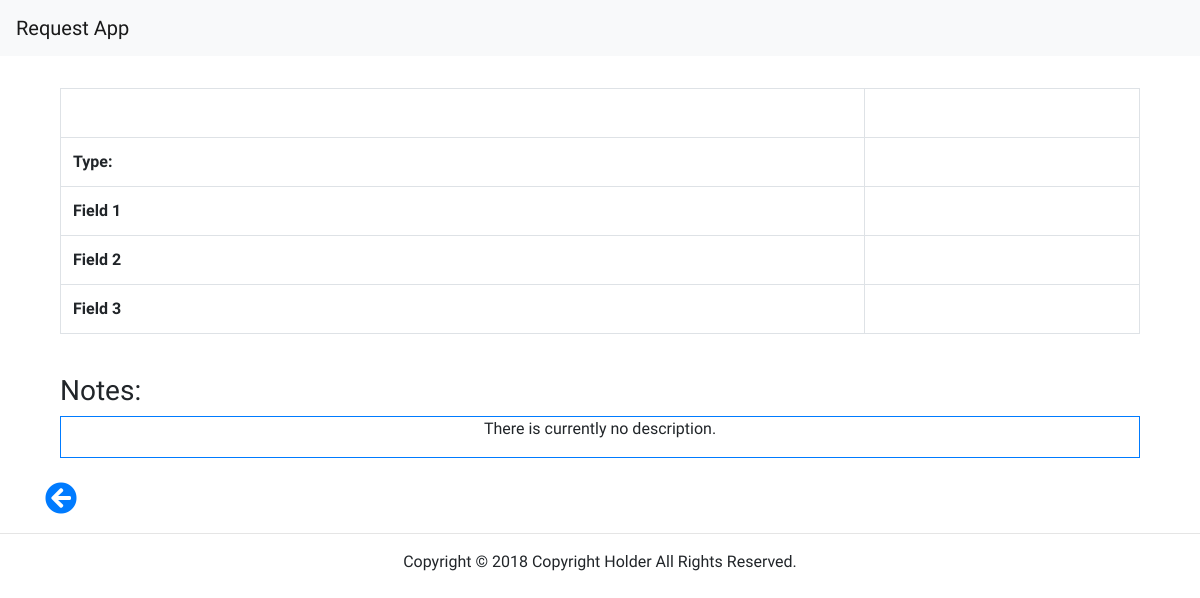
Page /crud/view.php?id=16 on the earlier database version.
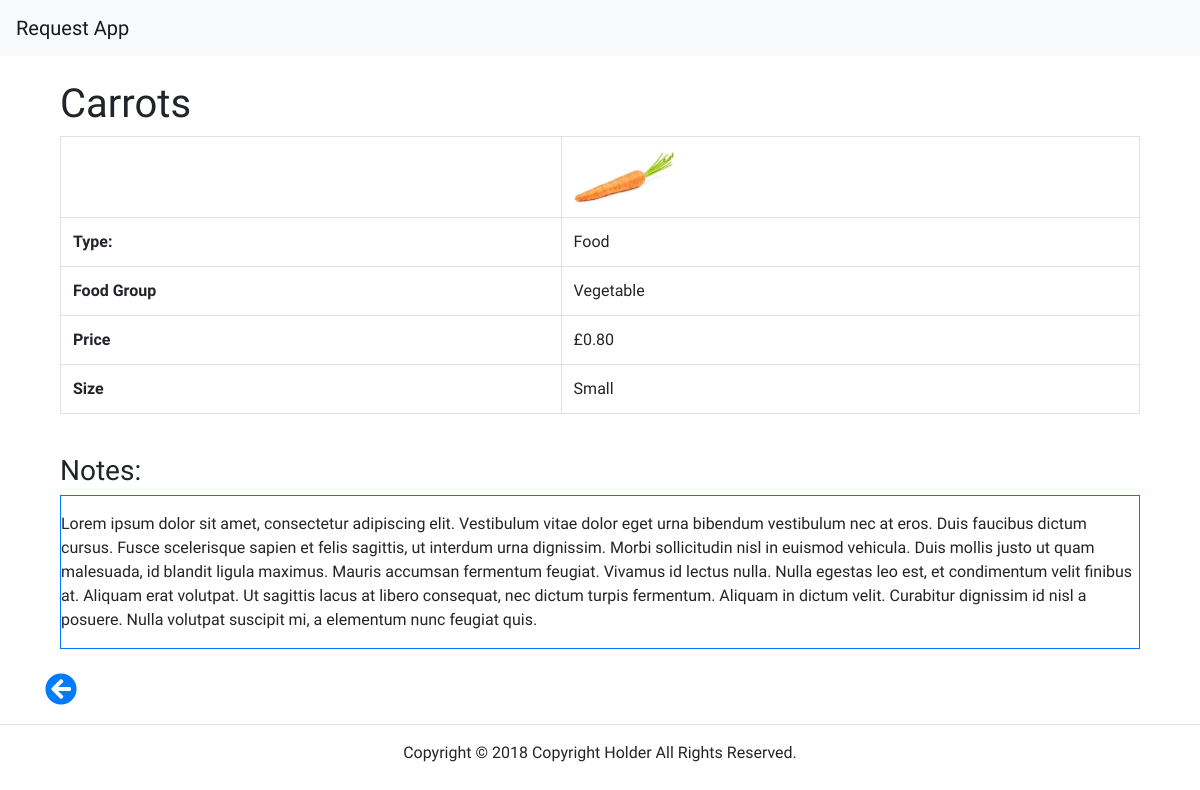
Same page on the later database version.
### tables this page shows
CREATE TABLE `items` (
  `item_id` int(11) NOT NULL COMMENT 'ID of the Item',
  `item_name` varchar(50) DEFAULT NULL COMMENT 'Name of the Item',
  `item_type` varchar(50) DEFAULT NULL COMMENT 'Type of the Item',
  `item_image` varchar(50) DEFAULT NULL COMMENT 'Item Image Path',
  `item_active` tinyint(1) NOT NULL DEFAULT '1' COMMENT 'Wether the item is active or not.',
  `item_notes` text COMMENT 'Item Notes',
  `item_price` float DEFAULT NULL COMMENT 'Item Price',
  `item_schema` int(11) DEFAULT NULL COMMENT 'Item field schema',
  `item_f1` varchar(255) DEFAULT NULL COMMENT 'Field 1',
  `item_f2` varchar(255) DEFAULT NULL COMMENT 'Field 2',
  `item_f3` varchar(255) DEFAULT NULL COMMENT 'Field 3'
);

CREATE TABLE `types` (
  `type_id` int(11) NOT NULL COMMENT 'The ID of the Type',
  `type_name` varchar(50) NOT NULL COMMENT 'The Name of the Type'
);

CREATE TABLE `field_schema` (
  `schema_id` int(11) NOT NULL COMMENT 'Schema ID',
  `schema_name` varchar(255) DEFAULT NULL COMMENT 'Schema Name',
  `schema_f1` varchar(255) DEFAULT NULL COMMENT 'Field 1',
  `schema_f2` varchar(255) DEFAULT NULL COMMENT 'Field 2',
  `schema_f3` varchar(255) DEFAULT NULL COMMENT 'Field 3'
);

### config/db_config.php (called while the page is built, shortened)
<?php
$environment = LOCAL;
?>

### crud/view.php (the view)
<?php include_once '../partials/_header.php' ?>
<br>
<div id='bodyContainer' class='container'>
  <?php
    $id = $_GET["id"];
    $activesql = "SELECT * FROM items
    INNER JOIN types ON items.item_type=types.type_id
    INNER JOIN field_schema ON items.item_schema=field_schema.schema_id
    WHERE item_id = $id";
    $result = mysqli_query($link, $activesql);
    $item = mysqli_fetch_array($result);
    $imagePath = $item['item_image'];
    $name = $item['item_name'];
    $itemSchema = $item['item_schema'];
    $type = $item['type_name'];
    $notes = $item['item_notes'];
    $fieldLabel1 = $item['schema_f1'];
    $fieldLabel2 = $item['schema_f2'];
    $fieldLabel3 = $item['schema_f3'];
    if ($itemSchema == '') {
      $fieldLabel1 = 'Field 1';
      $fieldLabel2 = 'Field 2';
      $fieldLabel3 = 'Field 3';
    }
    $field1 = $item['item_f1'];
    $field2 = $item['item_f2'];
    $field3 = $item['item_f3'];
   ?>
    <div class='col-md-12'>
      <h1><?php echo $name ?></h1>
      <table class='table table-bordered'>
        <tbody>
          <tr>
            <td></td>
            <td>
              <img src="../images/<?php echo $imagePath ?>" width=100px alt="<?php echo $name ?>">
            </td>
          </tr>
          <tr>
            <td><strong>Type:</strong></td>
            <td><?php echo $type ?></td>
          </tr>
          <tr>
            <td><strong><?php echo $fieldLabel1 ?></strong></td>
            <td><?php echo $field1 ?></td>
          </tr>
          <tr>
            <td><strong><?php echo $fieldLabel2 ?></strong></td>
            <td><?php echo $field2 ?></td>
          </tr>
          <tr>
            <td><strong><?php echo $fieldLabel3 ?></strong></td>
            <td><?php echo $field3 ?></td>
          </tr>
        </tbody>
      </table>
      <br>
      <h3>Notes:</h3>
      <div class="border border-primary">
        <?php
        if ($notes == '') {
          echo "<p class='text-center'>There is currently no description.</p>";
        } else {
          echo "<p>" . $notes . "</p>";
        }
        ?>
      </div>
    </div>
    <br>
    <p><a href="index.php"><i class="fas fa-arrow-circle-left fa-2x"></i></a></p></div>
    <?php include '../partials/_footer.php'; ?>

### partials/_header.php (shortened to what this page needs)
<!DOCTYPE html>
<html lang="en" dir="ltr">
  <head>
    <?php require_once($_SERVER["DOCUMENT_ROOT"] . "/RequestApp/config/db_config.php");?>
    <link href="https://stackpath.bootstrapcdn.com/bootstrap/4.1.3/css/bootstrap.min.css" rel="stylesheet">
    <link rel="stylesheet" href="https://use.fontawesome.com/releases/v5.3.1/css/all.css">
    <link rel="stylesheet" href="<?php echo $environment; ?>css/master.css">
  </head>
  <nav class="navbar navbar-light bg-light">
    <a class="navbar-brand" href="<?php echo $environment; ?>index.php">Request App</a>
  </nav>

### partials/_footer.php
<footer>
  <hr>
  <p class='text-center'>Copyright &copy; 2018 Copyright Holder All Rights Reserved.</p>
</footer>
</html>

### css/master.css (style rules this page uses)
* { font-family: 'KoHo', sans-serif; }

Differences in the rows shown:
now on this page (row edited): items: item_name "Carrots", item_image (picture), types.type_name "Food", field_schema.schema_f1 "Food Group", item_f1 "Vegetable", field_schema.schema_f2 "Price", item_f2 "£0.80", field_schema.schema_f3 "Size", item_f3 "Small", item_notes "Lorem ipsum dolor sit amet, consectetur adipiscing elit. Vestibulum vitae dolor eget urna bibendum vestibulum nec at eros. Duis faucibus dictum cursus. Fusce scelerisque sapien et felis sagittis, ut interdum urna dignissim. Morbi sollicitudin nisl in euismod vehicula. Duis mollis justo ut quam malesuada, id blandit ligula maximus. Mauris accumsan fermentum feugiat. Vivamus id lectus nulla. Nulla egestas leo est, et condimentum velit finibus at. Aliquam erat volutpat. Ut sagittis lacus at libero consequat, nec dictum turpis fermentum. Aliquam in dictum velit. Curabitur dignissim id nisl a posuere. Nulla volutpat suscipit mi, a elementum nunc feugiat quis."
Other differences:
$fieldLabel1: "Field 1" → (not shown)
$fieldLabel2: "Field 2" → (not shown)
$fieldLabel3: "Field 3" → (not shown)
text no longer shown: "There is currently no description."
